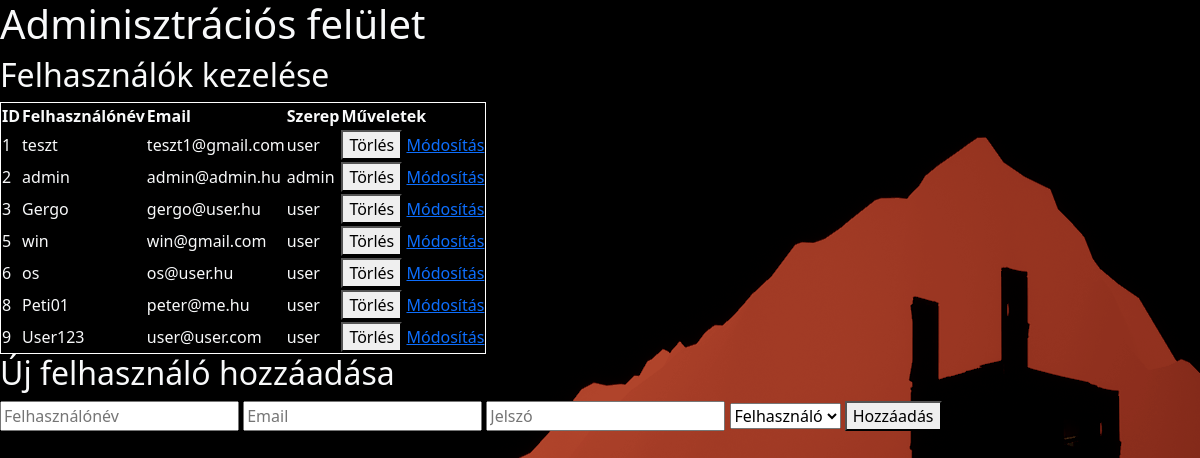
Screenshot of /admin.php (signed in) with the database file from the repository.
### tables this page shows
CREATE TABLE `users` (
  `id` int(11) NOT NULL,
  `username` varchar(255) NOT NULL,
  `password` varchar(255) NOT NULL,
  `email` varchar(255) DEFAULT NULL,
  `role` enum('admin','user') NOT NULL DEFAULT 'user',
  `Stilus` int(11) NOT NULL,
  `theme` varchar(10) DEFAULT 'light'
);

### admin.php (the view, shortened to what this page needs)
<?php
require_once 'db_connect.php';
$result = $conn->query("SELECT * FROM users");
?>
<!DOCTYPE html>
<html lang="hu">
<head>
    <link rel="stylesheet" href="admin.css">
    <link href="https://cdn.jsdelivr.net/npm/bootstrap@5.0.2/dist/css/bootstrap.min.css" rel="stylesheet">
</head>
<body>
    <h1 class="text-light">Adminisztrációs felület</h1>
    <h2 class="text-light">Felhasználók kezelése</h2>
    <table>
        <tr class="text-light">
            <th>ID</th>
            <th>Felhasználónév</th>
            <th>Email</th>
            <th>Szerep</th>
            <th>Műveletek</th>
        </tr>
        <?php while ($row = $result->fetch_assoc()): ?>
            <tr class="text-light">
                <td><?php echo $row['id']; ?></td>
                <td><?php echo htmlspecialchars($row['username']); ?></td>
                <td><?php echo htmlspecialchars($row['email']); ?></td>
                <td><?php echo $row['role']; ?></td>
                <td>
                    <form action="admin.php" method="post" style="display:inline;">
                        <button type="submit" name="delete_user">Törlés</button>
                    </form>
                    <a href="edit_user.php?id=<?php echo $row['id']; ?>">Módosítás</a>
                </td>
            </tr>
        <?php endwhile; ?>
    </table>
    <h2 class="text-light">Új felhasználó hozzáadása</h2>
    <form action="add_user.php" method="post" >
        <input type="text" name="username" placeholder="Felhasználónév" required>
        <input type="email" name="email" placeholder="Email" required>
        <input type="password" name="password" placeholder="Jelszó" required>
        <select name="role">
            <option value="user" class="text-light">Felhasználó</option>
        </select>
        <button type="submit">Hozzáadás</button>
    </form>
</body>
</html>

### admin.css (style rules this page uses)
body { background-image: url(img/wallpaper.png); color: white; }
table { border: 1px solid white; border-collapse: collapse; color: white; }
h2 { color: white; }

### rows the page displays
users: id "1", username "teszt", email "teszt1@gmail.com", role "user"
users: id "2", username "admin", email "admin@admin.hu", role "admin"
users: id "3", username "Gergo", email "gergo@user.hu", role "user"
users: id "5", username "win", email "win@gmail.com", role "user"
users: id "6", username "os", email "os@user.hu", role "user"
users: id "8", username "Peti01", email "peter@me.hu", role "user"
users: id "9", username "User123", email "user@user.com", role "user"
